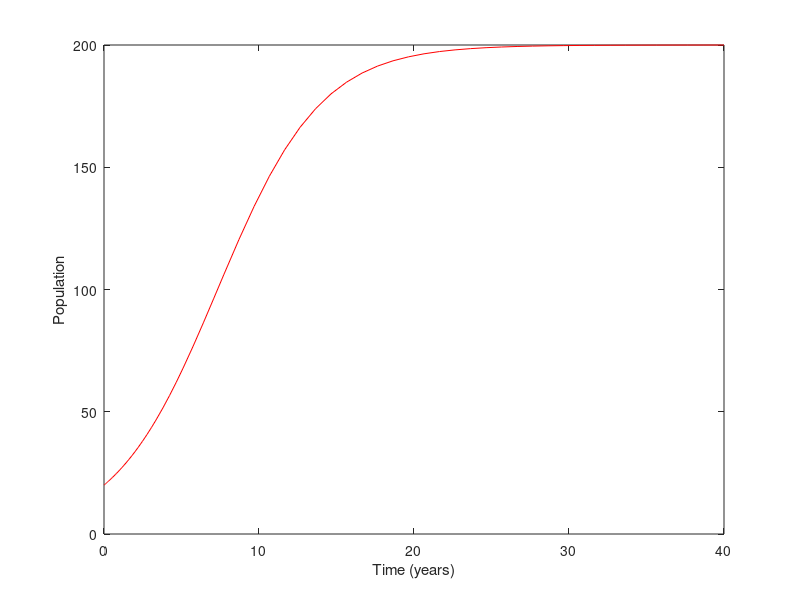

MATLAB code for this plot:
% Solving the ODE dP/dt = 0.3P(1-P/200)

% Define ODE
f = @(t, P) 0.3*P*(1 - P/200);
tspan = [0, 40];
P0 = 20;

% Call ode45
[t, P] = ode45(f, tspan, P0);

% Plot the results
figure
plot(t, P, "r-")
xlabel("Time (years)")
ylabel("Population")
